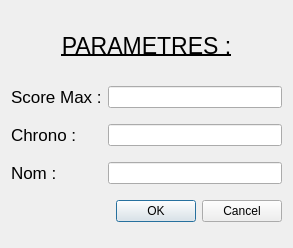
<?xml version="1.0" encoding="UTF-8"?>
<ui version="4.0">
 <class>parametres</class>
 <widget class="QDialog" name="parametres">
  <property name="geometry">
   <rect>
    <x>0</x>
    <y>0</y>
    <width>293</width>
    <height>248</height>
   </rect>
  </property>
  <property name="windowTitle">
   <string>Dialog</string>
  </property>
  <layout class="QHBoxLayout" name="horizontalLayout">
   <item>
    <layout class="QGridLayout" name="gridLayout">
     <item row="0" column="0" colspan="2">
      <widget class="QLabel" name="label_4">
       <property name="maximumSize">
        <size>
         <width>16777215</width>
         <height>49</height>
        </size>
       </property>
       <property name="font">
        <font>
         <pointsize>17</pointsize>
         <weight>50</weight>
         <italic>false</italic>
         <bold>false</bold>
         <underline>true</underline>
        </font>
       </property>
       <property name="text">
        <string>PARAMETRES :</string>
       </property>
       <property name="textFormat">
        <enum>Qt::AutoText</enum>
       </property>
       <property name="alignment">
        <set>Qt::AlignCenter</set>
       </property>
      </widget>
     </item>
     <item row="3" column="0">
      <widget class="QLabel" name="label">
       <property name="font">
        <font>
         <pointsize>13</pointsize>
        </font>
       </property>
       <property name="text">
        <string>Nom :</string>
       </property>
      </widget>
     </item>
     <item row="4" column="0" colspan="2">
      <widget class="QDialogButtonBox" name="buttonBox">
       <property name="orientation">
        <enum>Qt::Horizontal</enum>
       </property>
       <property name="standardButtons">
        <set>QDialogButtonBox::Cancel|QDialogButtonBox::Ok</set>
       </property>
      </widget>
     </item>
     <item row="1" column="0">
      <widget class="QLabel" name="label_2">
       <property name="font">
        <font>
         <pointsize>13</pointsize>
        </font>
       </property>
       <property name="text">
        <string>Score Max :</string>
       </property>
      </widget>
     </item>
     <item row="1" column="1">
      <widget class="QLineEdit" name="SelectScoreMax"/>
     </item>
     <item row="2" column="1">
      <widget class="QLineEdit" name="SelectTemps"/>
     </item>
     <item row="2" column="0">
      <widget class="QLabel" name="label_3">
       <property name="font">
        <font>
         <pointsize>13</pointsize>
        </font>
       </property>
       <property name="text">
        <string>Chrono :</string>
       </property>
      </widget>
     </item>
     <item row="3" column="1">
      <widget class="QLineEdit" name="SelectNom"/>
     </item>
    </layout>
   </item>
  </layout>
 </widget>
 <resources/>
 <connections>
  <connection>
   <sender>buttonBox</sender>
   <signal>accepted()</signal>
   <receiver>parametres</receiver>
   <slot>accept()</slot>
   <hints>
    <hint type="sourcelabel">
     <x>248</x>
     <y>254</y>
    </hint>
    <hint type="destinationlabel">
     <x>157</x>
     <y>274</y>
    </hint>
   </hints>
  </connection>
  <connection>
   <sender>buttonBox</sender>
   <signal>rejected()</signal>
   <receiver>parametres</receiver>
   <slot>reject()</slot>
   <hints>
    <hint type="sourcelabel">
     <x>316</x>
     <y>260</y>
    </hint>
    <hint type="destinationlabel">
     <x>286</x>
     <y>274</y>
    </hint>
   </hints>
  </connection>
 </connections>
</ui>
